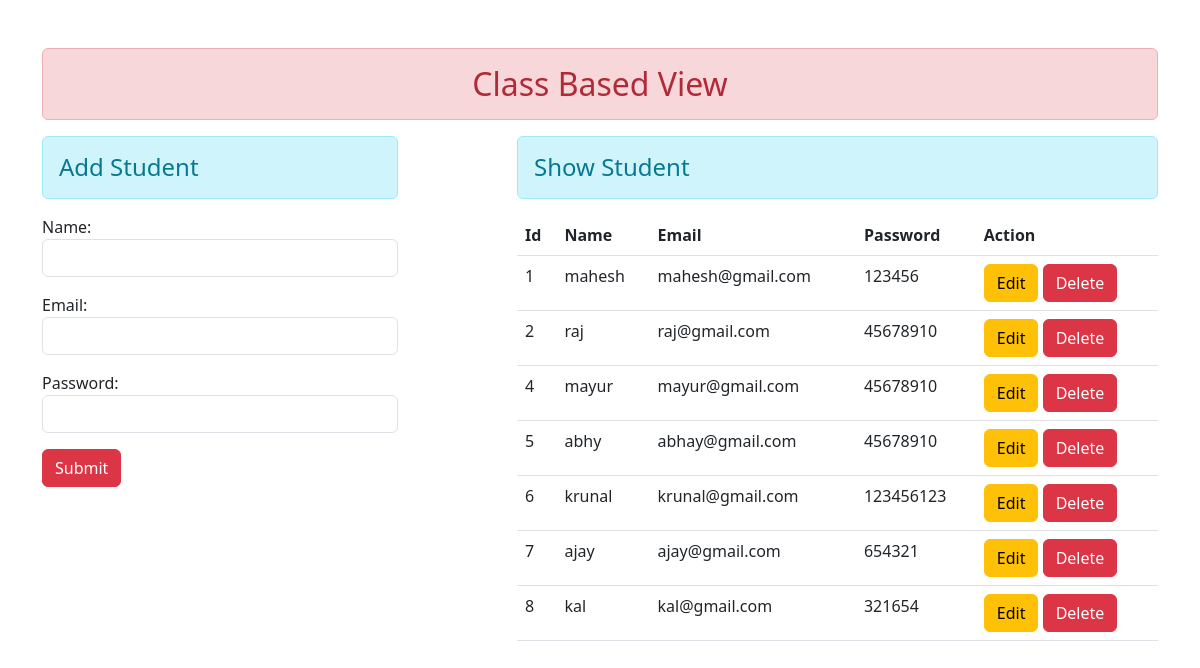
The page / on the database its author committed.
### myapp/models.py (models this page shows)
class User(models.Model):
    name = models.CharField(max_length=100)
    email = models.EmailField()
    password =models.CharField(max_length=50)

### myapp/views.py (the view, shortened to what this page needs)
# urls.py: path('',views.UserAddProfile.as_view(), name='addshow'),
class UserAddProfile(TemplateView):
    template_name = 'myapp/addshow.html'
    def get_context_data(self,*args, **kwargs):
        context = super().get_context_data(**kwargs)
        fm = StudentRegistration()
        stud = User.objects.all()
        context = {'stu':stud,'form':fm}
        return context

### myapp/forms.py
class StudentRegistration(forms.ModelForm):
    class Meta:
        model = User
        fields = ['name','email','password']
        widgets = {
            'name':forms.TextInput(attrs={'class':'form-control'}),
            'email':forms.EmailInput(attrs={'class':'form-control'}),
            'password':forms.PasswordInput(render_value=True,attrs={'class':'form-control'})
        }

### myapp/templates/myapp/addshow.html (shortened to what this page needs)
{% extends 'myapp/home.html' %}
{% block main %}
<div class="row">
    <div class="col-sm-4">
        <h4 class="txet-center alert alert-info">Add Student</h4>
        <form action="" method="post">
            {{form.as_p}}
            <input type="submit" class="btn btn-danger" value="Submit">
        </form>
    </div>
    <div class="col-sm-7 offset-1">
        <h4 class="txet-center alert alert-info">Show Student</h4>
        {% if stu %}
        <table class="table table-hover">
            <thead>
                <tr>
                    <th scope="col">Id</th>
                    <th scope="col">Name</th>
                    <th scope="col">Email</th>
                    <th scope="col">Password</th>
                    <th scope="col">Action</th>
                </tr>
            </thead>
            <tbody>
                {% for stu in stu %}
                <tr>
                    <td>{{stu.id}}</td>
                    <td>{{stu.name}}</td>
                    <td>{{stu.email}}</td>
                    <td>{{stu.password}}</td>
                    <td>
                        <a href="{% url 'update' stu.id %}" class="btn btn-warning">Edit</a>
                        <form action="{% url 'delete' stu.id %}" method="post" class="d-inline">
                            <input type="submit" class="btn btn-danger" value="Delete">
                        </form>
                    </td>
                </tr>
                {% endfor %}
            </tbody>
        </table>
        {% else %}
        <h3 class="alert alert-danger">No Record Found</h3>
        {% endif %}
    </div>
</div>
{% endblock %}

### myapp/templates/myapp/home.html (shortened to what this page needs)
<!DOCTYPE html>
{% load static %}
<html lang="en">
<head>
    <link rel="stylesheet" href="{% static 'myapp/css/bootstrap.css'%}">
</head>
<body>
    <div class="container mt-5">
        <h2 class="text-center alert alert-danger">Class Based View</h2>
        {% block main %}
        {% endblock %}
    </div>
</body>
</html>

### rows shown on the page
User: id "1", name "mahesh", email "mahesh@gmail.com", password "123456"
User: id "2", name "raj", email "raj@gmail.com", password "45678910"
User: id "4", name "mayur", email "mayur@gmail.com", password "45678910"
User: id "5", name "abhy", email "abhay@gmail.com", password "45678910"
User: id "6", name "krunal", email "krunal@gmail.com", password "123456123"
User: id "7", name "ajay", email "ajay@gmail.com", password "654321"
User: id "8", name "kal", email "kal@gmail.com", password "321654"
